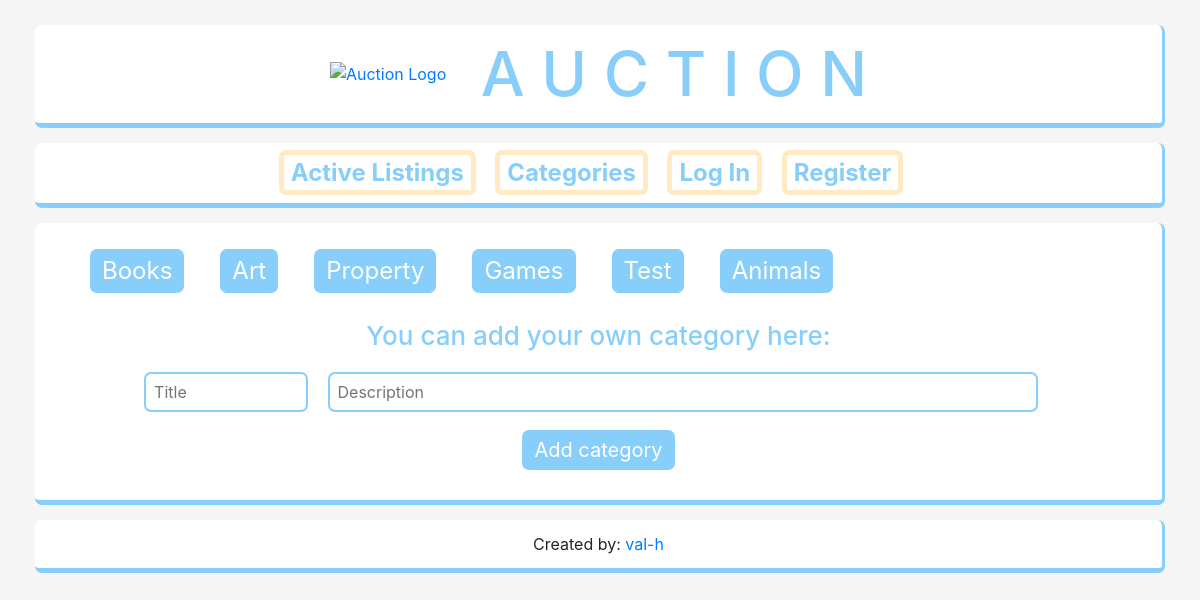
The page /categories/ on the database as committed earlier.
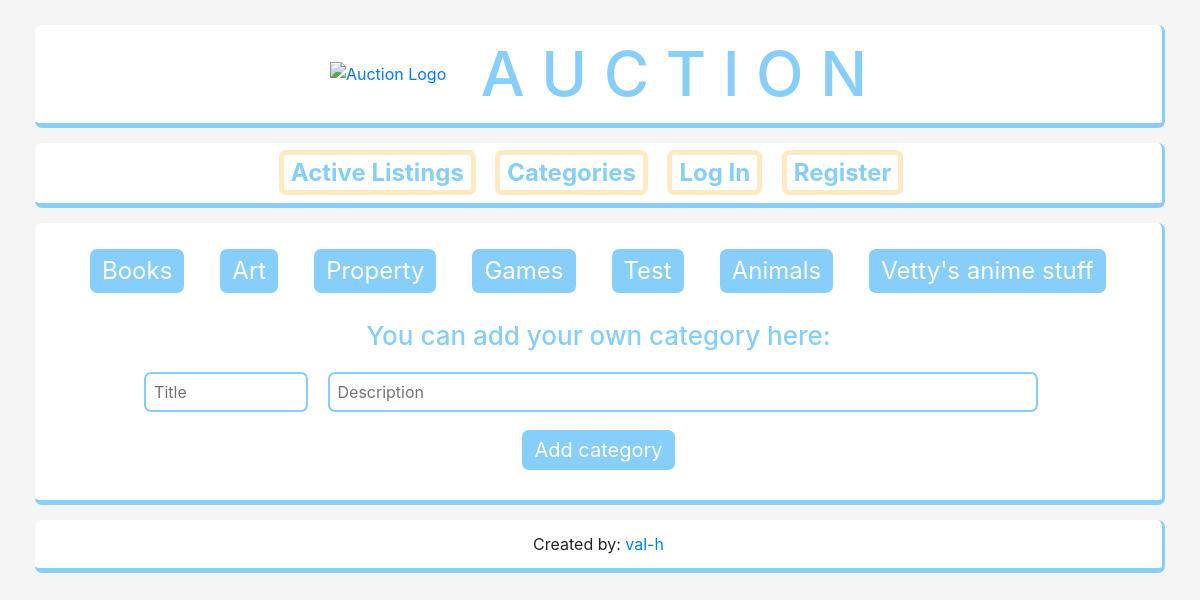
The same page on the database as committed later.
### auctions/models.py (models this page shows, shortened)
class Category(models.Model):
    title = models.CharField(max_length=40)
    description = models.TextField()

### auctions/views.py (the view)
# urls.py: path("categories/", views.categories_view, name='categories'),
def categories_view(request):
    categories = Category.objects.all()
    category_form = CategoryForm()
    return render(request, 'auctions/categories.html', {
        'categories': categories,
        'form': category_form,
    })

### auctions/forms.py
class CategoryForm(forms.ModelForm):
    class Meta:
        model = Category
        fields = [
            'title',
            'description',
        ]
        labels = {
            'title': '',
            'description': '',
        }
        widgets = {
            'title': forms.TextInput(attrs = {'placeholder': 'Title'}),
            'description': forms.TextInput(attrs = {'placeholder': 'Description'}),
        }

### auctions/templates/auctions/categories.html (shortened to what this page needs)
{% extends 'auctions/layout.html' %}
{% block body %}
    <div id="categories-container">
        {% for category in categories %}
            <div class="category-item">
                <a href="{% url 'auctions:category' category.id %}">{{ category.title }}</a>
            </div>
        {% empty %}
            <div>
                No listings available.
            </div>
{% endfor %}
    </div>
        <h3 id="main-secondary-title">You can add your own category here:</h3>
        <form id="categories-form" action="{% url 'auctions:add_category' %}" method="POST">
            {{ form }}
            <input id="form-submit-button" type="submit" value="Add category">
        </form>
{% endblock %}

Rows that differ between the two databases and show on the page:
added Category: title "Vetty's anime stuff"
